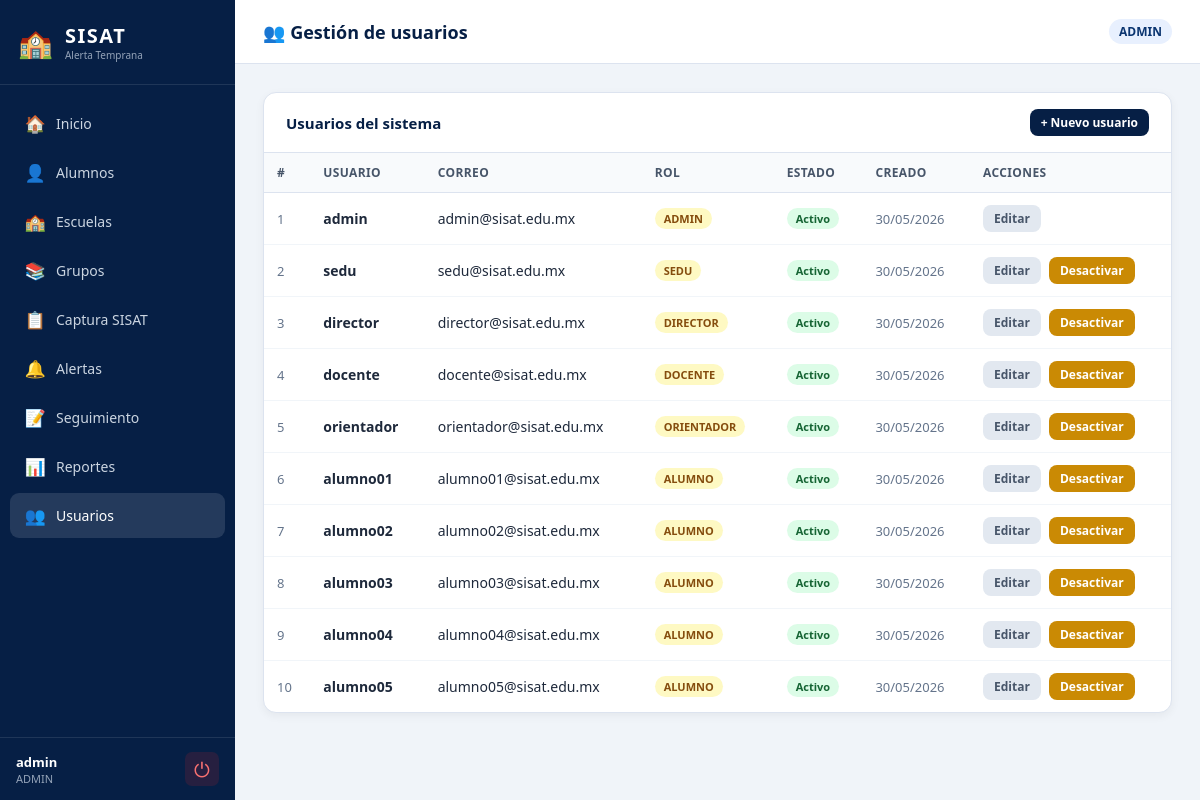
The page /usuarios.php (signed in) on the database its author committed.
### tables this page shows
CREATE TABLE usuario (
    ID_USUARIO      INT AUTO_INCREMENT PRIMARY KEY,
    USUARIO         VARCHAR(60)  NOT NULL UNIQUE,
    CORREO          VARCHAR(120) NOT NULL UNIQUE,
    PWD             VARCHAR(255) NOT NULL,
    ID_ROL          INT NOT NULL,
    ACTIVO          TINYINT(1) NOT NULL DEFAULT 1,
    FECHA_CREACION  DATETIME NOT NULL DEFAULT CURRENT_TIMESTAMP,
    CONSTRAINT fk_usuario_rol FOREIGN KEY (ID_ROL) REFERENCES rol(ID_ROL)
);

CREATE TABLE rol (
    ID_ROL      INT AUTO_INCREMENT PRIMARY KEY,
    NOMBRE_ROL  VARCHAR(30) NOT NULL UNIQUE
);

### funciones.php (called while the page is built, shortened)
<?php
function rolActual(): string
{
    return $_SESSION['usuario']['rol'] ?? '';
}
function h(string $val): string
{
    return htmlspecialchars($val, ENT_QUOTES, 'UTF-8');
}
function fechaCorta(?string $fecha): string
{
    return date('d/m/Y', strtotime($fecha));
}
?>

### usuarios.php (the view, shortened to what this page needs)
<?php
require_once 'conexion.php';
require_once 'funciones.php';
$accion  = $_GET['accion'] ?? 'lista';
$lista = [];
if ($accion === 'lista') {
    $lista = $pdo->query("
        SELECT u.*, r.NOMBRE_ROL
        FROM usuario u
        INNER JOIN rol r ON u.ID_ROL = r.ID_ROL
        ORDER BY u.ACTIVO DESC, r.ID_ROL, u.USUARIO
    ")->fetchAll();
}
?>
<!DOCTYPE html>
<html lang="es">
<head>
    <link rel="stylesheet" href="estilos.css">
</head>
<body>
<div class="layout">
    <?php require_once 'sidebar.php'; ?>
    <div class="main-content">
        <div class="topbar">
            <div class="topbar-titulo">👥 Gestión de usuarios</div>
            <span class="topbar-rol"><?= h(rolActual()) ?></span>
        </div>
        <div class="pagina">
            <?php if ($accion === 'lista'): ?>
                <div class="panel">
                    <div class="panel-header">
                        <h3>Usuarios del sistema</h3>
                        <a class="btn btn-primario btn-sm" href="usuarios.php?accion=nuevo">+ Nuevo usuario</a>
                    </div>
                    <div style="overflow-x:auto;">
                        <table>
                            <thead>
                                <tr>
                                    <th>#</th>
                                    <th>Usuario</th>
                                    <th>Correo</th>
                                    <th>Rol</th>
                                    <th>Estado</th>
                                    <th>Creado</th>
                                    <th>Acciones</th>
                                </tr>
                            </thead>
                            <tbody>
                            <?php if (empty($lista)): ?>
                                <tr><td colspan="7" class="texto-centro texto-gris" style="padding:22px;">Sin usuarios.</td></tr>
                            <?php else: ?>
                                <?php foreach ($lista as $u): ?>
                                <tr>
                                    <td class="texto-gris"><?= $u['ID_USUARIO'] ?></td>
                                    <td><strong><?= h($u['USUARIO']) ?></strong></td>
                                    <td><?= h($u['CORREO']) ?></td>
                                    <td>
                                        <span class="badge-estatus est-revision"><?= h($u['NOMBRE_ROL']) ?></span>
                                    </td>
                                    <td>
                                        <?php if ($u['ACTIVO']): ?>
                                            <span class="badge-estatus est-atendida">Activo</span>
                                        <?php else: ?>
                                            <span class="badge-estatus est-cerrada">Inactivo</span>
                                        <?php endif; ?>
                                    </td>
                                    <td class="texto-gris"><?= fechaCorta($u['FECHA_CREACION']) ?></td>
                                    <td>
                                        <div class="flex-gap">
                                            <a class="btn btn-secundario btn-sm" href="usuarios.php?accion=editar&id=<?= $u['ID_USUARIO'] ?>">Editar</a>
                                            <?php if ($u['ID_USUARIO'] != $_SESSION['usuario']['id']): ?>
                                                <a class="btn btn-<?= $u['ACTIVO'] ? 'advertencia' : 'exito' ?> btn-sm"
                                                   href="usuarios.php?accion=toggle&id=<?= $u['ID_USUARIO'] ?>"
                                                   onclick="return confirm('¿Cambiar estado del usuario?')">
                                                    <?= $u['ACTIVO'] ? 'Desactivar' : 'Activar' ?>
                                                </a>
                                            <?php endif; ?>
                                        </div>
                                    </td>
                                </tr>
                                <?php endforeach; ?>
                            <?php endif; ?>
                            </tbody>
                        </table>
                    </div>
                </div>
            <?php endif; ?>
        </div>
    </div>
</div>
</body>
</html>

### estilos.css (style rules this page uses)
*, *::before, *::after { margin: 0; padding: 0; box-sizing: border-box; }
:root { --azul-oscuro: #061f45; --azul-medio: #0b3570; --azul-claro: #1e6bbf; --gris-fondo: #f0f4f9; --gris-borde: #dce3ef; --gris-texto: #64748b; --blanco: #ffffff; --verde: #16a34a; --amarillo: #ca8a04; --naranja: #ea580c; --rojo: #dc2626; --riesgo-bajo: #16a34a; --riesgo-medio: #ca8a04; --riesgo-alto: #ea580c; --riesgo-critico: #dc2626; }
body { font-family: "Segoe UI", Arial, sans-serif; background: var(--gris-fondo); color: #1e293b; min-height: 100vh; }
.layout { display: flex; min-height: 100vh; }
.main-content { margin-left: 235px; flex: 1; display: flex; flex-direction: column; min-height: 100vh; }
.topbar { height: 64px; background: var(--blanco); border-bottom: 1px solid var(--gris-borde); display: flex; align-items: center; padding: 0 28px; gap: 16px; position: sticky; top: 0; z-index: 50; }
.topbar-titulo { flex: 1; font-size: 18px; font-weight: 700; color: var(--azul-oscuro); }
.topbar-rol { font-size: 12px; background: #e8f0fe; color: var(--azul-medio); padding: 4px 10px; border-radius: 20px; font-weight: 700; }
.pagina { padding: 28px; flex: 1; }
.panel { background: var(--blanco); border-radius: 13px; border: 1px solid var(--gris-borde); box-shadow: 0 3px 10px rgba(0,0,0,.05); margin-bottom: 22px; overflow: hidden; }
.panel-header { padding: 16px 22px; border-bottom: 1px solid var(--gris-borde); display: flex; align-items: center; justify-content: space-between; gap: 12px; }
.panel-header h3 { font-size: 15px; font-weight: 700; color: var(--azul-oscuro); }
table { width: 100%; border-collapse: collapse; font-size: 14px; }
th { text-align: left; background: #f8fafc; padding: 11px 13px; color: #475569; font-weight: 700; font-size: 12px; text-transform: uppercase; letter-spacing: .4px; border-bottom: 1px solid var(--gris-borde); }
td { padding: 12px 13px; border-bottom: 1px solid #f1f5f9; vertical-align: middle; }
tr:last-child td { border-bottom: none; }
.btn { display: inline-flex; align-items: center; gap: 6px; padding: 9px 18px; border-radius: 8px; font-size: 14px; font-weight: 600; cursor: pointer; text-decoration: none; border: none; transition: background .15s, opacity .15s; white-space: nowrap; }
.btn-primario { background: var(--azul-oscuro); color: #fff; }
.btn-advertencia { background: var(--amarillo); color: #fff; }
.btn-secundario { background: #e2e8f0; color: #475569; }
.btn-sm { padding: 5px 11px; font-size: 12px; }
.badge-estatus { display: inline-block; padding: 3px 9px; border-radius: 20px; font-size: 11px; font-weight: 600; }
.est-revision { background: #fef9c3; color: #854d0e; }
.est-atendida { background: #dcfce7; color: #166534; }
.texto-gris { color: var(--gris-texto); font-size: 13px; }
.flex-gap { display: flex; gap: 8px; align-items: center; flex-wrap: wrap; }

### rows shown on the page
usuario: ID_USUARIO "1", USUARIO "admin", CORREO "admin@sisat.edu.mx", ID_ROL.NOMBRE_ROL "ADMIN", ACTIVO "Activo", FECHA_CREACION "30/05/2026"
usuario: ID_USUARIO "2", USUARIO "sedu", CORREO "sedu@sisat.edu.mx", ID_ROL.NOMBRE_ROL "SEDU", ACTIVO "Activo", FECHA_CREACION "30/05/2026"
usuario: ID_USUARIO "3", USUARIO "director", CORREO "director@sisat.edu.mx", ID_ROL.NOMBRE_ROL "DIRECTOR", ACTIVO "Activo", FECHA_CREACION "30/05/2026"
usuario: ID_USUARIO "4", USUARIO "docente", CORREO "docente@sisat.edu.mx", ID_ROL.NOMBRE_ROL "DOCENTE", ACTIVO "Activo", FECHA_CREACION "30/05/2026"
usuario: ID_USUARIO "5", USUARIO "orientador", CORREO "orientador@sisat.edu.mx", ID_ROL.NOMBRE_ROL "ORIENTADOR", ACTIVO "Activo", FECHA_CREACION "30/05/2026"
usuario: ID_USUARIO "6", USUARIO "alumno01", CORREO "alumno01@sisat.edu.mx", ID_ROL.NOMBRE_ROL "ALUMNO", ACTIVO "Activo", FECHA_CREACION "30/05/2026"
usuario: ID_USUARIO "7", USUARIO "alumno02", CORREO "alumno02@sisat.edu.mx", ID_ROL.NOMBRE_ROL "ALUMNO", ACTIVO "Activo", FECHA_CREACION "30/05/2026"
usuario: ID_USUARIO "8", USUARIO "alumno03", CORREO "alumno03@sisat.edu.mx", ID_ROL.NOMBRE_ROL "ALUMNO", ACTIVO "Activo", FECHA_CREACION "30/05/2026"
usuario: ID_USUARIO "9", USUARIO "alumno04", CORREO "alumno04@sisat.edu.mx", ID_ROL.NOMBRE_ROL "ALUMNO", ACTIVO "Activo", FECHA_CREACION "30/05/2026"
usuario: ID_USUARIO "10", USUARIO "alumno05", CORREO "alumno05@sisat.edu.mx", ID_ROL.NOMBRE_ROL "ALUMNO", ACTIVO "Activo", FECHA_CREACION "30/05/2026"

### other values the page prints
$item['ico'] "🏠"
$item['txt'] "Inicio"
$item['ico'] "👤"
$item['txt'] "Alumnos"
$item['ico'] "🏫"
$item['txt'] "Escuelas"
$item['ico'] "📚"
$item['txt'] "Grupos"
$item['ico'] "📋"
$item['txt'] "Captura SISAT"
$item['ico'] "🔔"
$item['txt'] "Alertas"
$item['ico'] "📝"
$item['txt'] "Seguimiento"
$item['ico'] "📊"
